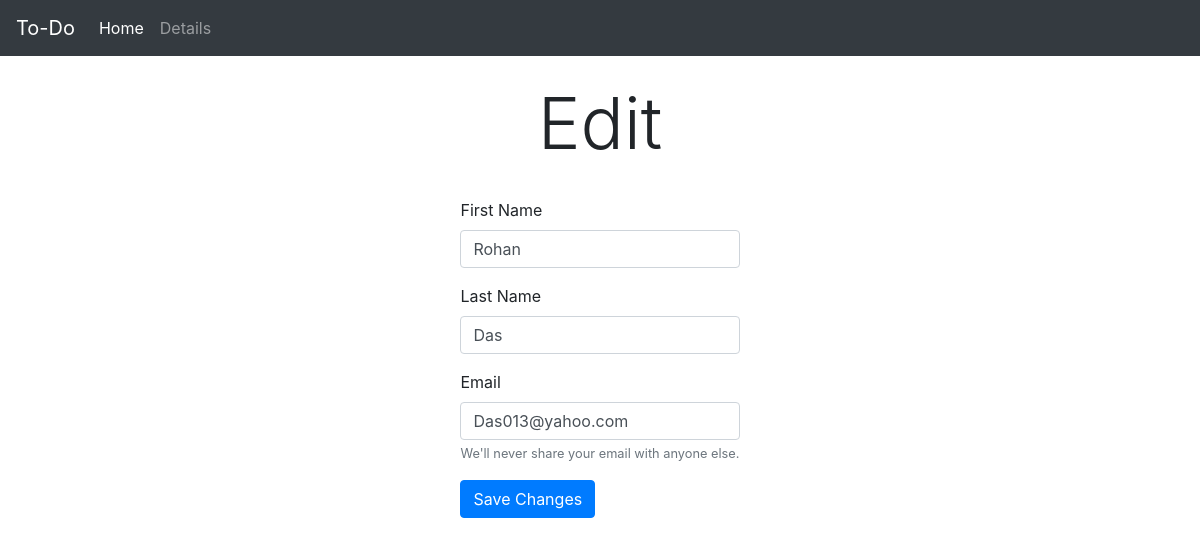
The page /edit/23 on the database its author committed.
### todo/models.py (models this page shows)
class User(models.Model):
    fname = models.CharField(max_length=100)
    lname = models.CharField(max_length=100)
    email = models.EmailField(max_length=500)

### crud/views.py (the view)
# urls.py: path('edit/<int:edit_id>', views.edit),
def edit(request, edit_id):
    user = User.objects.get(id=edit_id)
    data = {'d': user}
    return render(request, 'edit.html', data)

### templates/edit.html (shortened to what this page needs)
{% extends 'base.html' %}
{% block content %}
<h1 class="display-3 text-center">Edit</h1>
<div class='container d-flex justify-content-around'>
<form  action="/updaterecord/{{d.id}}" method="post">
  <div class="form-group">
    <label for="exampleInputEmail1">First Name</label>
    <input name="fname" type="text" value="{{d.fname}}" class="form-control" id="exampleInputEmail1" aria-describedby="emailHelp" placeholder="Enter First Name">
  </div>
     <div class="form-group">
    <label for="exampleInputEmail1">Last Name</label>
    <input name="lname" type="text" value="{{d.lname}}" class="form-control" id="exampleInputEmail2" aria-describedby="emailHelp" placeholder="Enter Last Name">
  </div>
     <div class="form-group">
    <label for="exampleInputEmail1">Email</label>
    <input name="email" type="text" value="{{d.email}}" class="form-control" id="exampleInputEmail3" aria-describedby="emailHelp" placeholder="Enter Email">
    <small id="emailHelp2" class="form-text text-muted">We'll never share your email with anyone else.</small>
  </div>
  <button type="submit" class="btn btn-primary">Save Changes</button>
</form>
</div>
{% endblock %}

### rows shown on the page
User: fname "Rohan", lname "Das", email "Das013@yahoo.com"
